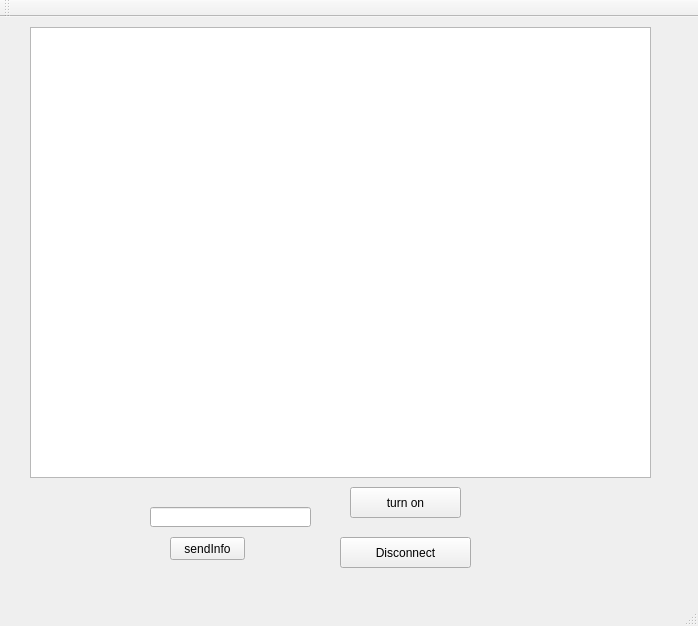
<?xml version="1.0" encoding="UTF-8"?>
<ui version="4.0">
 <class>Server</class>
 <widget class="QMainWindow" name="Server">
  <property name="geometry">
   <rect>
    <x>0</x>
    <y>0</y>
    <width>698</width>
    <height>626</height>
   </rect>
  </property>
  <property name="windowTitle">
   <string>Server</string>
  </property>
  <widget class="QWidget" name="centralWidget">
   <widget class="QTextEdit" name="messages">
    <property name="geometry">
     <rect>
      <x>30</x>
      <y>10</y>
      <width>621</width>
      <height>451</height>
     </rect>
    </property>
   </widget>
   <widget class="QPushButton" name="sendInfo">
    <property name="geometry">
     <rect>
      <x>170</x>
      <y>520</y>
      <width>75</width>
      <height>23</height>
     </rect>
    </property>
    <property name="text">
     <string>sendInfo</string>
    </property>
   </widget>
   <widget class="QLineEdit" name="sending">
    <property name="geometry">
     <rect>
      <x>150</x>
      <y>490</y>
      <width>161</width>
      <height>20</height>
     </rect>
    </property>
   </widget>
   <widget class="QPushButton" name="disconnect">
    <property name="geometry">
     <rect>
      <x>340</x>
      <y>520</y>
      <width>131</width>
      <height>31</height>
     </rect>
    </property>
    <property name="text">
     <string>Disconnect</string>
    </property>
   </widget>
   <widget class="QPushButton" name="turnOn">
    <property name="geometry">
     <rect>
      <x>350</x>
      <y>470</y>
      <width>111</width>
      <height>31</height>
     </rect>
    </property>
    <property name="text">
     <string>turn on</string>
    </property>
   </widget>
  </widget>
  <widget class="QMenuBar" name="menuBar">
   <property name="geometry">
    <rect>
     <x>0</x>
     <y>0</y>
     <width>698</width>
     <height>21</height>
    </rect>
   </property>
  </widget>
  <widget class="QToolBar" name="mainToolBar">
   <attribute name="toolBarArea">
    <enum>TopToolBarArea</enum>
   </attribute>
   <attribute name="toolBarBreak">
    <bool>false</bool>
   </attribute>
  </widget>
  <widget class="QStatusBar" name="statusBar"/>
 </widget>
 <layoutdefault spacing="6" margin="11"/>
 <resources/>
 <connections/>
</ui>
